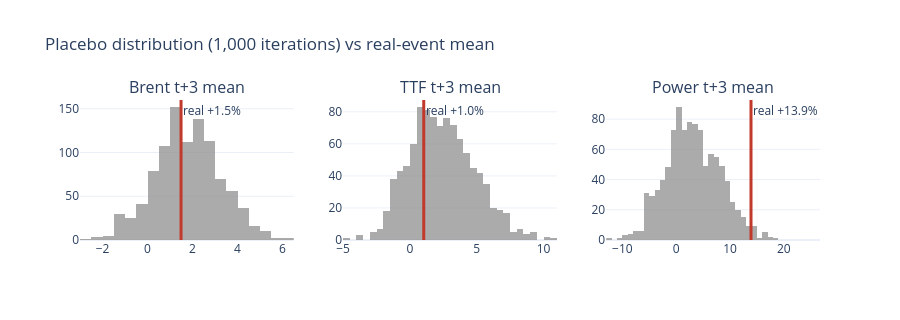

Source (notebook cell):
### Markdown cell above
### Placebo / permutation test

1,000-iteration bootstrap. For each iteration: sample 14 random non-event trading days from the eligible pool (any Brent trading day that isn't a curated event-day and has a valid t+3 lookup), compute the mean t+3 % impact for Brent / TTF / power, store. Compare the resulting placebo distribution against the real-event mean.

Code in `src/iran_shock/placebo.py`. Seeded at 42 for reproducibility.

### Code cell
from iran_shock.placebo import empirical_rank, placebo_distribution, real_event_impacts

real = real_event_impacts(con)
placebo = placebo_distribution(con, n_bootstrap=1000, seed=42)

results = []
for col, suffix in [("brent_pct_3d", "brent"), ("ttf_pct_3d", "ttf"), ("power_pct_3d", "power")]:
    real_mean = real[col].mean()
    placebo_col = placebo[f"{suffix}_pct_3d_mean"]
    results.append(
        {
            "metric (signed)": col,
            "real mean": f"{real_mean:+.2f}%",
            "placebo median": f"{placebo_col.median():+.2f}%",
            "rank": round(empirical_rank(real_mean, placebo_col), 3),
        }
    )

print("Placebo permutation test — signed t+3 means")
print(pd.DataFrame(results).to_string(index=False))
print()
print("Headline: power signed rank = 0.98 — event days have systematically larger power")
print("moves than random non-event days over the same window. Brent and TTF signed means")
print("near placebo-median (rank 0.31–0.44) because event impacts go both directions.")
print()

# Histogram with real-event tick marker
fig = make_subplots(
    rows=1, cols=3, subplot_titles=("Brent t+3 mean", "TTF t+3 mean", "Power t+3 mean")
)
for i, (col, suffix, label) in enumerate(
    [
        ("brent_pct_3d", "brent", "Brent"),
        ("ttf_pct_3d", "ttf", "TTF"),
        ("power_pct_3d", "power", "Power"),
    ]
):
    placebo_col = placebo[f"{suffix}_pct_3d_mean"]
    real_mean = real[col].mean()
    fig.add_trace(
        go.Histogram(
            x=placebo_col, nbinsx=40, marker=dict(color="#888"), opacity=0.7, showlegend=False
        ),
        row=1,
        col=i + 1,
    )
    fig.add_vline(
        x=real_mean,
        line_color="#c0392b",
        line_width=3,
        annotation_text=f"real {real_mean:+.1f}%",
        annotation_position="top right",
        row=1,
        col=i + 1,
    )
fig.update_layout(
    title="Placebo distribution (1,000 iterations) vs real-event mean",
    template="plotly_white",
    height=320,
)
fig.show()

### Figure 1 — Plotly figure (JSON) as saved in the notebook; plotly's stock layout.template omitted (floating-point values rounded to 4 significant figures; data arrays with more than 128 entries replaced by an {"elided": "..."} marker saying what was removed)
{"data": [{"marker": {"color": "#888"}, "nbinsx": 40, "opacity": 0.7, "showlegend": false, "type": "histogram", "x": {"elided": "1000 float values"}, "xaxis": "x", "yaxis": "y"}, {"marker": {"color": "#888"}, "nbinsx": 40, "opacity": 0.7, "showlegend": false, "type": "histogram", "x": {"elided": "1000 float values"}, "xaxis": "x2", "yaxis": "y2"}, {"marker": {"color": "#888"}, "nbinsx": 40, "opacity": 0.7, "showlegend": false, "type": "histogram", "x": {"elided": "1000 float values"}, "xaxis": "x3", "yaxis": "y3"}], "layout": {"annotations": [{"font": {"size": 16}, "showarrow": false, "text": "Brent t+3 mean", "x": 0.1444, "xanchor": "center", "xref": "paper", "y": 1.0, "yanchor": "bottom", "yref": "paper"}, {"font": {"size": 16}, "showarrow": false, "text": "TTF t+3 mean", "x": 0.5, "xanchor": "center", "xref": "paper", "y": 1.0, "yanchor": "bottom", "yref": "paper"}, {"font": {"size": 16}, "showarrow": false, "text": "Power t+3 mean", "x": 0.8556, "xanchor": "center", "xref": "paper", "y": 1.0, "yanchor": "bottom", "yref": "paper"}, {"showarrow": false, "text": "real +1.5%", "x": 1.49, "xanchor": "left", "xref": "x", "y": 1, "yanchor": "top", "yref": "y domain"}, {"showarrow": false, "text": "real +1.0%", "x": 1.035, "xanchor": "left", "xref": "x2", "y": 1, "yanchor": "top", "yref": "y2 domain"}, {"showarrow": false, "text": "real +13.9%", "x": 13.9, "xanchor": "left", "xref": "x3", "y": 1, "yanchor": "top", "yref": "y3 domain"}], "height": 320, "shapes": [{"line": {"color": "#c0392b", "width": 3}, "type": "line", "x0": 1.49, "x1": 1.49, "xref": "x", "y0": 0, "y1": 1, "yref": "y domain"}, {"line": {"color": "#c0392b", "width": 3}, "type": "line", "x0": 1.035, "x1": 1.035, "xref": "x2", "y0": 0, "y1": 1, "yref": "y2 domain"}, {"line": {"color": "#c0392b", "width": 3}, "type": "line", "x0": 13.9, "x1": 13.9, "xref": "x3", "y0": 0, "y1": 1, "yref": "y3 domain"}], "title": {"text": "Placebo distribution (1,000 iterations) vs real-event mean"}, "xaxis": {"anchor": "y", "domain": [0.0, 0.2889]}, "xaxis2": {"anchor": "y2", "domain": [0.3556, 0.6444]}, "xaxis3": {"anchor": "y3", "domain": [0.7111, 1.0]}, "yaxis": {"anchor": "x", "domain": [0.0, 1.0]}, "yaxis2": {"anchor": "x2", "domain": [0.0, 1.0]}, "yaxis3": {"anchor": "x3", "domain": [0.0, 1.0]}}}
